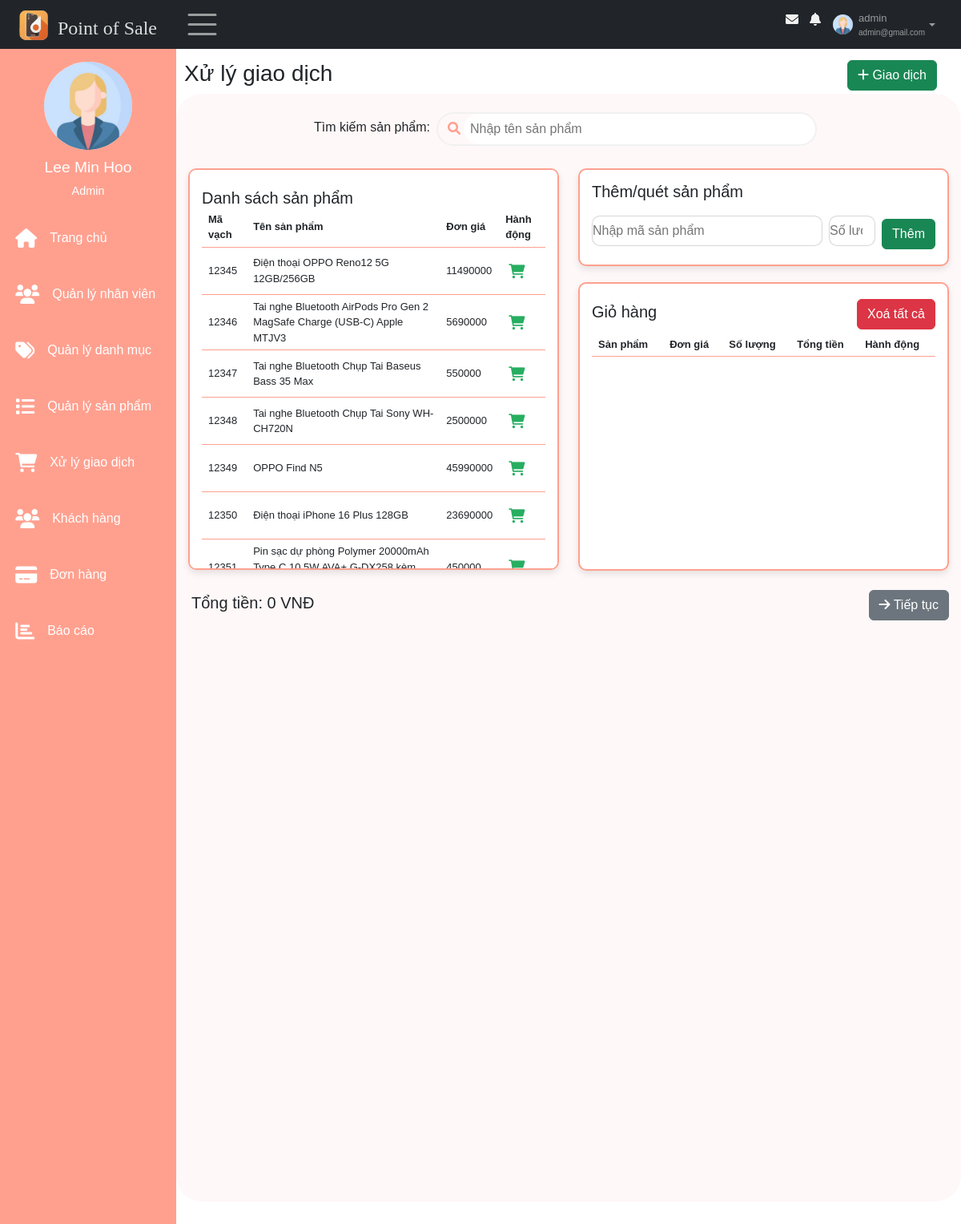
The app's page /views/index.php?sidebar=giaodich (signed in), older data.
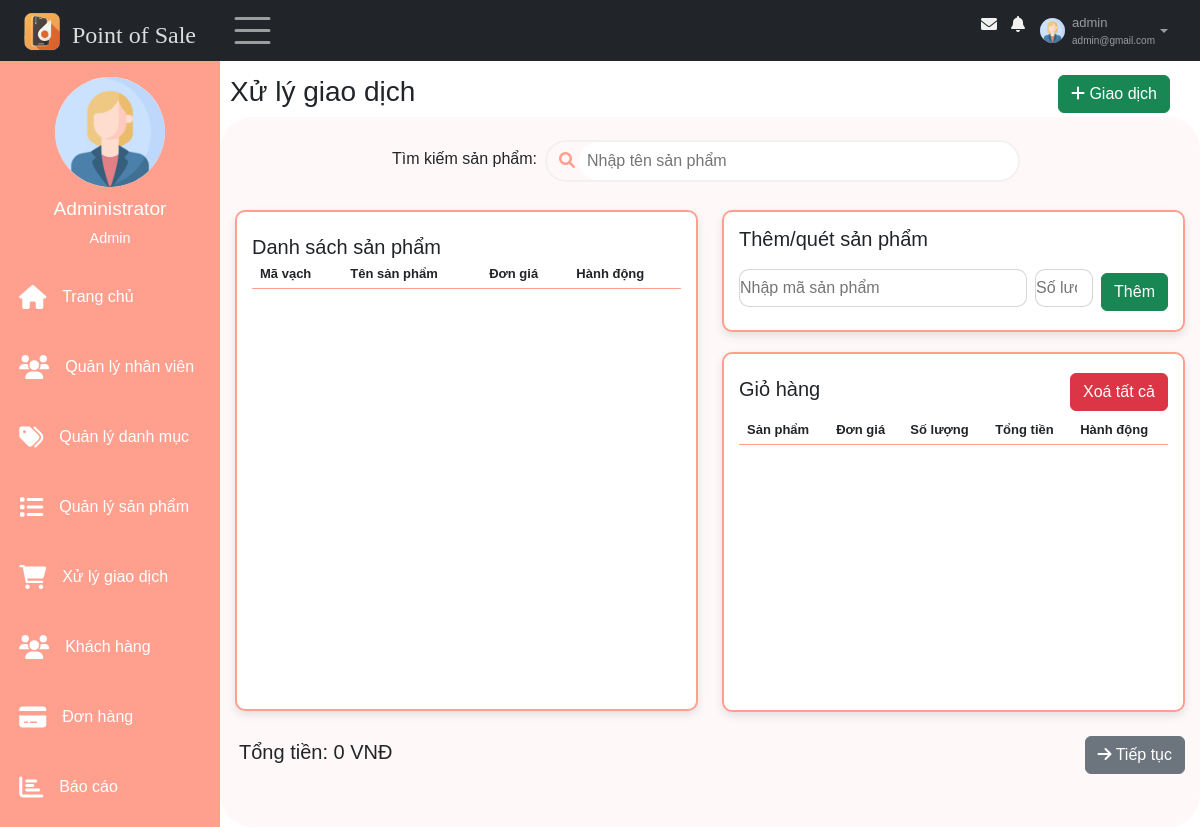
The same page, newer data.
### tables this page shows
CREATE TABLE `sanpham` (
  `mavach` varchar(50) NOT NULL,
  `tensp` varchar(100) NOT NULL,
  `giagoc` decimal(10,0) NOT NULL,
  `giabanle` decimal(10,0) NOT NULL,
  `img` varchar(50) DEFAULT NULL,
  `id_danhmuc` int(11) NOT NULL,
  `ngaytao` timestamp NOT NULL DEFAULT current_timestamp()
);

### models/quanlyhoso/getProfileNV.php (called while the page is built, shortened)
<?php
    $conn = connectDB();
    if (isset($_GET["id_detail"])) {
        $id = $_GET["id_detail"];
    } else {
        $id = $_SESSION["id"];
    }
    if(empty($_SESSION["id"])) {
        header("Location: ../index.php");
        exit();
    }else{
        $sql = "SELECT nhanvien.*, taikhoan.trangthai_khoa, taikhoan.role FROM nhanvien, taikhoan WHERE nhanvien.id = taikhoan.id_nhanvien AND nhanvien.id =" . $id;
    }
    $result = $conn->query($sql);
    if ($result->num_rows > 0) {
        $row = $result->fetch_assoc();
        $profile_img = $row["img"]??"";
    }
?>

### models/xulygiaodich/showdssp.php (the view, shortened to what this page needs)
<?php
    $conn = connectDB();
    $sql = "SELECT tensp, giabanle, mavach FROM sanpham";
    $result = $conn->query($sql);
    if ($result->num_rows > 0) {
        while($row = $result->fetch_assoc()) {
            echo "<tr>";
            echo "<td>" . $row["mavach"]. "</td>";
            echo "<td>" . $row["tensp"]. "</td>";
            echo "<td>" . $row["giabanle"]. "</td>";
            echo "<td>
                <a onclick='isAddProduct(this)'><i class='fa fa-shopping-cart addToCart'></i></a>
                </td>";
            echo "</tr>";
        }
    }
?>

### views/pages/main/sidebar.php (shortened to what this page needs)
<div class="sidebar"  id="mySidebar" >
    <div class="sidebar-user">
        <img src="../models/quanlyhoso/imagesNV/<?=$profile_img?>" height = "70px"  width = "70px" alt = "">
            <div>
                <h3><?=$_SESSION['tennv']?></h3>
                <span><?=$_SESSION['role']?></span>
        </div>
    </div>
    <div class="sidebar-menu">
        <ul >
            <li class="item">
                <a class="link" href="index.php">
                    <span class = "fa fa-home"></span>
                    <p class="item-sidebar">Trang chủ</p>
                </a>
            </li>
            <?php
                if ($_SESSION['role'] == 'Admin') {
                    ?>
                    <li class="item">
                        <a class="link" href="index.php?sidebar=quanlynhanvien">
                            <span class = "fa fa-users"></span>
                            <p class="item-sidebar">Quản lý nhân viên</p>
                        </a>
                    </li>
                <?php
            }?>
            <li class="item">
                <a class="link" href="index.php?sidebar=quanlydanhmuc">
                    <span class = "fa fa-tags"></span>
                    <p class="item-sidebar">Quản lý danh mục</p>
                </a>
            </li>
            <li class="item">
                <a class="link" href="index.php?sidebar=quanlysanpham">
                    <span class = "fa fa-list"></span>
                    <p class="item-sidebar">Quản lý sản phẩm</p>
                </a>
            </li>
            <li class="item">
                <a class="link" href="index.php?sidebar=giaodich">
                    <span class = "fa fa-shopping-cart"></span>
                    <p class="item-sidebar">Xử lý giao dịch</p>
                </a>
            </li>
            <li class="item">
                <a class="link" href="index.php?sidebar=khachhang">
                    <span class = "fa fa-users"></span>
                    <p class="item-sidebar">Khách hàng</p>
                </a>
            </li>
            <li class="item">
                <a class="link" href="index.php?sidebar=donhang">
                    <span class = "fa fa-credit-card"></span>
                    <p class="item-sidebar">Đơn hàng</p>
                </a>
            </li>
            <li class="item">
                <a class="link" href="index.php?sidebar=baocao">
                    <span class = "fa fa-bar-chart"></span>
                    <p class="item-sidebar">Báo cáo</p>
                </a>
            </li>
        </ul>
    </div>
</div>

Row changes from the older to the newer data that the page shows:
removed sanpham: mavach "12345", tensp "Điện thoại OPPO Reno12 5G 12GB/256GB", giabanle "11490000"
removed sanpham: mavach "12346", tensp "Tai nghe Bluetooth AirPods Pro Gen 2 MagSafe Charge (USB-C) Apple MTJV3", giabanle "5690000"
removed sanpham: mavach "12347", tensp "Tai nghe Bluetooth Chụp Tai Baseus Bass 35 Max", giabanle "550000"
removed sanpham: mavach "12348", tensp "Tai nghe Bluetooth Chụp Tai Sony WH-CH720N", giabanle "2500000"
removed sanpham: mavach "12349", tensp "OPPO Find N5", giabanle "45990000"
removed sanpham: mavach "12350", tensp "Điện thoại iPhone 16 Plus 128GB", giabanle "23690000"
removed sanpham: mavach "12351", tensp "Pin sạc dự phòng Polymer 20000mAh Type C 10.5W AVA+ G-DX258 kèm…", giabanle "450000"
Text that changed along with them:
$_SESSION['tennv']: "Lee Min Hoo" → "Administrator"
